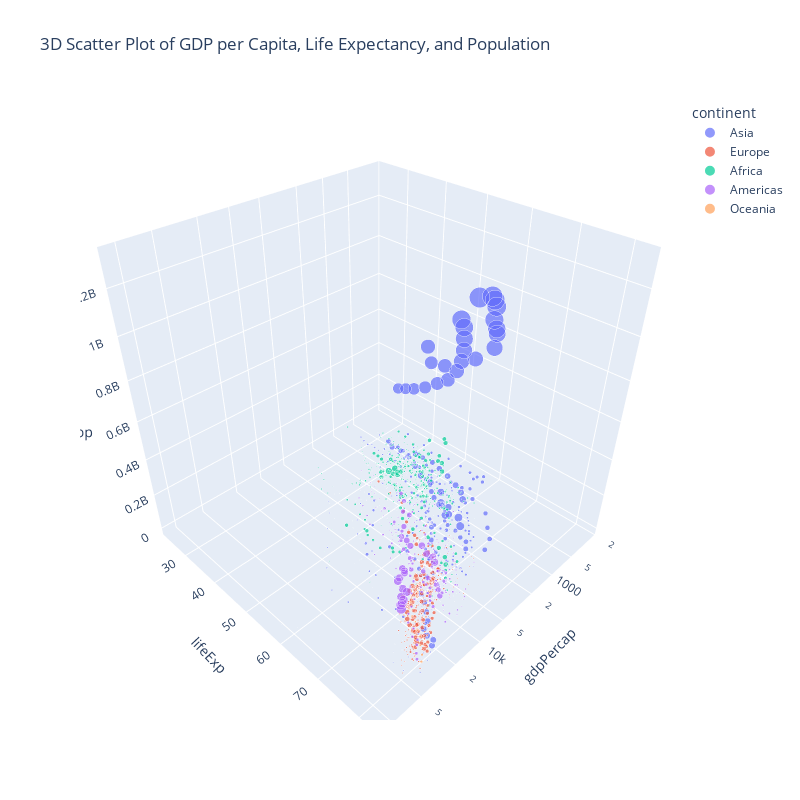

Write notebook code for a chart like this one.
### Code cell
# Creating a 3D scatter plot of life expectancy, GDP per capita, and population
fig = px.scatter_3d(df, x='gdpPercap', y='lifeExp', z='pop', 
                    color='continent', size='pop', 
                    hover_name='country', log_x=True, 
                    title='3D Scatter Plot of GDP per Capita, Life Expectancy, and Population',
                    height = 800,
                    width  = 800)
fig.show()

### Figure 1 — Plotly figure (JSON) as saved in the notebook; plotly's stock layout.template omitted (floating-point values rounded to 4 significant figures; data arrays with more than 128 entries replaced by an {"elided": "..."} marker saying what was removed)
{"data": [{"hovertemplate": "<b>%{hovertext}</b><br><br>continent=Asia<br>gdpPercap=%{x}<br>lifeExp=%{y}<br>pop=%{marker.size}<extra></extra>", "hovertext": {"elided": "396 str values"}, "legendgroup": "Asia", "marker": {"color": "#636efa", "size": {"elided": "396 int values"}, "sizemode": "area", "sizeref": 3297000.0, "symbol": "circle"}, "mode": "markers", "name": "Asia", "scene": "scene", "showlegend": true, "type": "scatter3d", "x": {"elided": "396 float values"}, "y": {"elided": "396 float values"}, "z": {"elided": "396 int values"}}, {"hovertemplate": "<b>%{hovertext}</b><br><br>continent=Europe<br>gdpPercap=%{x}<br>lifeExp=%{y}<br>pop=%{marker.size}<extra></extra>", "hovertext": {"elided": "360 str values"}, "legendgroup": "Europe", "marker": {"color": "#EF553B", "size": {"elided": "360 int values"}, "sizemode": "area", "sizeref": 3297000.0, "symbol": "circle"}, "mode": "markers", "name": "Europe", "scene": "scene", "showlegend": true, "type": "scatter3d", "x": {"elided": "360 float values"}, "y": {"elided": "360 float values"}, "z": {"elided": "360 int values"}}, {"hovertemplate": "<b>%{hovertext}</b><br><br>continent=Africa<br>gdpPercap=%{x}<br>lifeExp=%{y}<br>pop=%{marker.size}<extra></extra>", "hovertext": {"elided": "624 str values"}, "legendgroup": "Africa", "marker": {"color": "#00cc96", "size": {"elided": "624 int values"}, "sizemode": "area", "sizeref": 3297000.0, "symbol": "circle"}, "mode": "markers", "name": "Africa", "scene": "scene", "showlegend": true, "type": "scatter3d", "x": {"elided": "624 float values"}, "y": {"elided": "624 float values"}, "z": {"elided": "624 int values"}}, {"hovertemplate": "<b>%{hovertext}</b><br><br>continent=Americas<br>gdpPercap=%{x}<br>lifeExp=%{y}<br>pop=%{marker.size}<extra></extra>", "hovertext": {"elided": "300 str values"}, "legendgroup": "Americas", "marker": {"color": "#ab63fa", "size": {"elided": "300 int values"}, "sizemode": "area", "sizeref": 3297000.0, "symbol": "circle"}, "mode": "markers", "name": "Americas", "scene": "scene", "showlegend": true, "type": "scatter3d", "x": {"elided": "300 float values"}, "y": {"elided": "300 float values"}, "z": {"elided": "300 int values"}}, {"hovertemplate": "<b>%{hovertext}</b><br><br>continent=Oceania<br>gdpPercap=%{x}<br>lifeExp=%{y}<br>pop=%{marker.size}<extra></extra>", "hovertext": ["Australia", "Australia", "Australia", "Australia", "Australia", "Australia", "Australia", "Australia", "Australia", "Australia", "Australia", "Australia", "New Zealand", "New Zealand", "New Zealand", "New Zealand", "New Zealand", "New Zealand", "New Zealand", "New Zealand", "New Zealand", "New Zealand", "New Zealand", "New Zealand"], "legendgroup": "Oceania", "marker": {"color": "#FFA15A", "size": [8691212, 9712569, 10794968, 11872264, 13177000, 14074100, 15184200, 16257249, 17481977, 18565243, 19546792, 20434176, 1994794, 2229407, 2488550, 2728150, 2929100, 3164900, 3210650, 3317166, 3437674, 3676187, 3908037, 4115771], "sizemode": "area", "sizeref": 3297000.0, "symbol": "circle"}, "mode": "markers", "name": "Oceania", "scene": "scene", "showlegend": true, "type": "scatter3d", "x": [10040.0, 10950.0, 12220.0, 14530.0, 16790.0, 18330.0, 19480.0, 21890.0, 23420.0, 27000.0, 30690.0, 34440.0, 10560.0, 12250.0, 13180.0, 14460.0, 16050.0, 16230.0, 17630.0, 19010.0, 18360.0, 21050.0, 23190.0, 25190.0], "y": [69.12, 70.33, 70.93, 71.1, 71.93, 73.49, 74.74, 76.32, 77.56, 78.83, 80.37, 81.23, 69.39, 70.26, 71.24, 71.52, 71.89, 72.22, 73.84, 74.32, 76.33, 77.55, 79.11, 80.2], "z": [8691212, 9712569, 10794968, 11872264, 13177000, 14074100, 15184200, 16257249, 17481977, 18565243, 19546792, 20434176, 1994794, 2229407, 2488550, 2728150, 2929100, 3164900, 3210650, 3317166, 3437674, 3676187, 3908037, 4115771]}], "layout": {"height": 800, "legend": {"itemsizing": "constant", "title": {"text": "continent"}, "tracegroupgap": 0}, "scene": {"domain": {"x": [0, 1], "y": [0, 1]}, "xaxis": {"title": {"text": "gdpPercap"}, "type": "log"}, "yaxis": {"title": {"text": "lifeExp"}}, "zaxis": {"title": {"text": "pop"}}}, "title": {"text": "3D Scatter Plot of GDP per Capita, Life Expectancy, and Population"}, "width": 800}}
